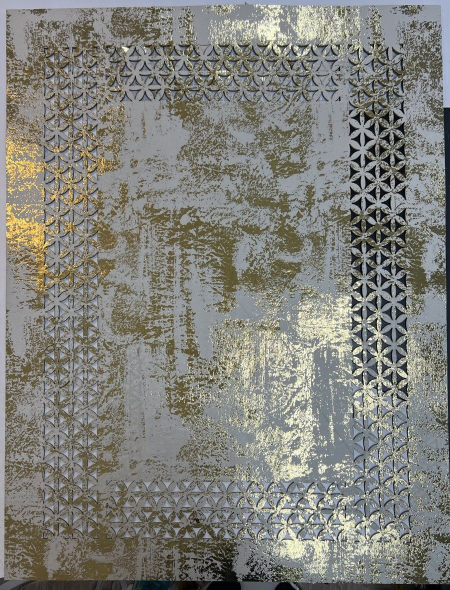
#> input picture uretim_takip/uretim/tasarim_varlik/foto_model/BNA-027.jpg, 900 x 1180 px, given in place of BNA-027.jpg.jpg, which was not available (shown at 1/2 size)
$ python duzle.py ../../uretim_takip/uretim/tasarim_varlik/foto_model/BNA-027.jpg
#> lines starting #> are read from the running program, lines starting #| are printed output that depends on the picture; after the words box and inside, x2 and y2 are one past the last pixel; in counts of white or black regions, pixels touching at a corner belong together
"""Kullanıcının beton zemin üzerinde çektiği halı fotoğraflarını (tasarim_varlik/foto_model/KOD.jpg) düzleştirir
(yalnız geliştirmede): halı zeminden renk farkıyla ayrılır, dört köşe bulunur (elle verilebilir), perspektif
düzeltilip halı dikdörtgen olarak tasarim_varlik/foto_duz/KOD.jpg'e yazılır (foto_temel bunu katalog fotoğrafı
yerine kullanır). Kullanım (uretim_takip içinde): python ../is_belgeleri/foto_halka/duzle.py KOD[:x0,y0,x1,y1,x2,y2,x3,y3] …
köşe sırası: sol üst, sağ üst, sağ alt, sol alt.
"""
import sys
from pathlib import Path

from PIL import Image, ImageChops, ImageDraw, ImageFilter

KAYNAK = Path("uretim/tasarim_varlik/foto_model")
HEDEF = Path("uretim/tasarim_varlik/foto_duz")


def koseler(foto):
    k = foto.filter(ImageFilter.GaussianBlur(2))
    W, H = k.size
    zemin = [k.getpixel((x, y)) for x, y in ((5, 5), (W - 6, 5), (5, H - 6), (W - 6, H - 6))]
    z = tuple(sum(c[i] for c in zemin) // 4 for i in range(3))
    fark = ImageChops.difference(k, Image.new("RGB", k.size, z)).convert("L").point(lambda q: 255 if q > 28 else 0)
    fark = fark.filter(ImageFilter.MaxFilter(9)).filter(ImageFilter.MinFilter(9))
    # en büyük parça: ortadan taşma
    t = fark.copy()
    ImageDraw.floodfill(t, (W // 2, H // 2), 128)
    m = t.point(lambda q: 255 if q == 128 else 0)
    px = m.load()
    noktalar = [(x, y) for y in range(0, H, 2) for x in range(0, W, 2) if px[x, y]]
    su = min(noktalar, key=lambda p: p[0] + p[1])
    sa = max(noktalar, key=lambda p: p[0] - p[1])
    sga = max(noktalar, key=lambda p: p[0] + p[1])
    sla = min(noktalar, key=lambda p: p[0] - p[1])
    return [su, sa, sga, sla]


def duzle(foto, k, genislik=800):
    (x0, y0), (x1, y1), (x2, y2), (x3, y3) = k
    w = ((x1 - x0) + (x2 - x3)) / 2
    h = ((y3 - y0) + (y2 - y1)) / 2
    G, Y = genislik, round(genislik * h / w)
    # PIL QUAD: hedef dikdörtgen ← kaynak dörtgen (sol üst, sol alt, sağ alt, sağ üst)
    return foto.transform((G, Y), Image.Transform.QUAD, (x0, y0, x3, y3, x2, y2, x1, y1), Image.BICUBIC)


def main():
    HEDEF.mkdir(parents=True, exist_ok=True)
    for arg in sys.argv[1:]:
        kod, _, elle = arg.partition(":")
        foto = Image.open(KAYNAK / f"{kod}.jpg").convert("RGB")
#> foto is the input picture: PIL image 900x1180 RGB; mean R, G, B 129.5, 129.4, 123.3
        k = [tuple(map(int, elle.split(",")[i:i + 2])) for i in range(0, 8, 2)] if elle else koseler(foto)
#> in koseler, `k = foto.filter(ImageFilter.GaussianBlur(2))`:
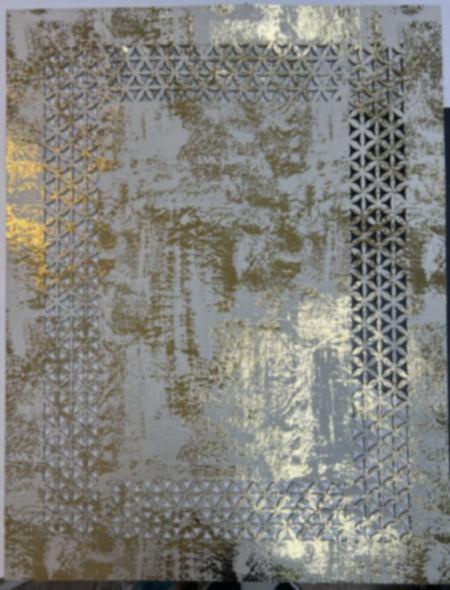
#> k: PIL image 900x1180 RGB (shown at 1/2 size); mean R, G, B 129.5, 129.4, 123.3
#> in koseler, `zemin = [k.getpixel((x, y)) for x, y in ((5, 5), (W - 6, 5), (5, H - 6..`: zemin = [(172, 174, 189), (164, 175, 204), (90, 91, 95), (13, 17, 20)]
#> in koseler, `z = tuple(sum(c[i] for c in zemin) // 4 for i in range(3))`: z = (109, 114, 127)
#> in koseler, `fark = ImageChops.difference(k, Image.new("RGB", k.size, z)).convert("..`:
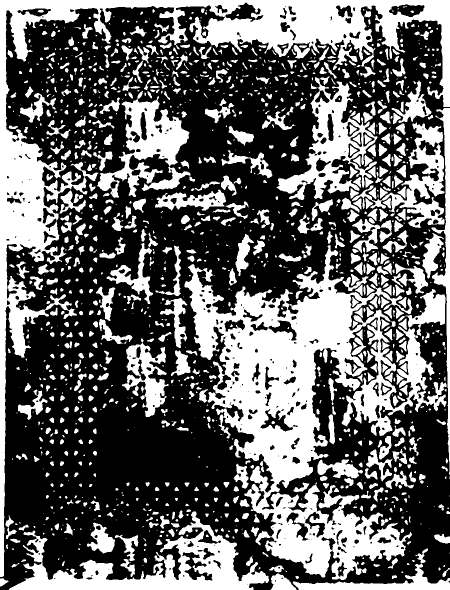
#> fark: PIL image 900x1180 L (shown at 1/2 size); 39.6% white; 1551 white regions (673 under 20 px), largest, box (x1, y1, x2, y2) and area: (369, 490, 893, 1160) 120066, (0, 0, 900, 1154) 91298, (18, 1023, 538, 1180) 26096
#> in koseler, `fark = fark.filter(ImageFilter.MaxFilter(9)).filter(ImageFilter.MinFil..`:
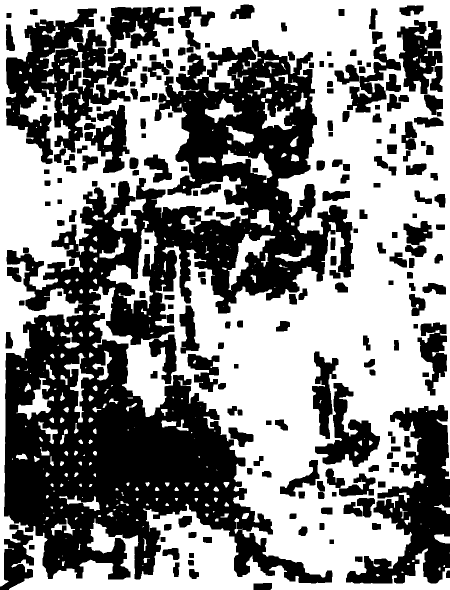
#> fark: PIL image 900x1180 L (shown at 1/2 size); 52.8% white; 212 black regions, largest, box (x1, y1, x2, y2) and area: (8, 80, 708, 1167) 313143, (12, 17, 261, 328) 35981, (692, 810, 900, 1167) 33778
#> in koseler, `ImageDraw.floodfill(t, (W // 2, H // 2), 128)`:
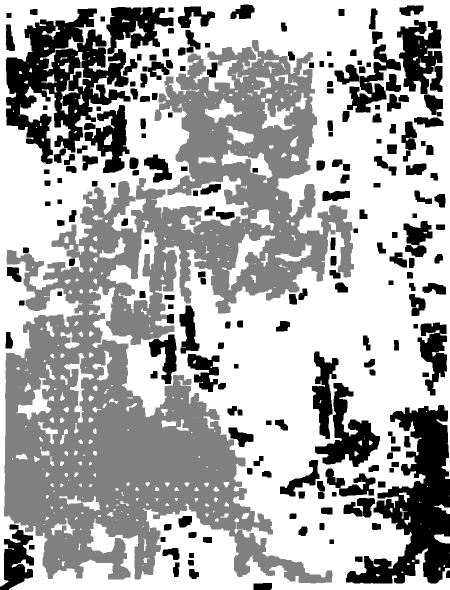
#> t: PIL image 900x1180 L (shown at 1/2 size); min 0, max 255, mean 172.4
#> in koseler, `m = t.point(lambda q: 255 if q == 128 else 0)`:
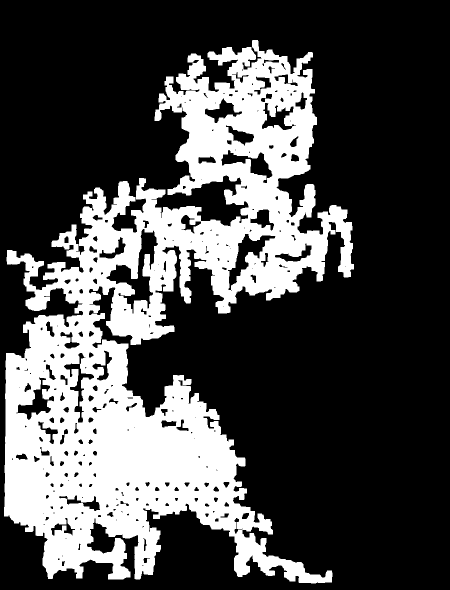
#> m: PIL image 900x1180 L (shown at 1/2 size); 29.4% white; 1 white region, box (x1, y1, x2, y2) and area: (8, 80, 708, 1167) 312709
#> in koseler, `noktalar = [(x, y) for y in range(0, H, 2) for x in range(0, W, 2) if ..`: noktalar = 78160 items
#> in koseler, `su = min(noktalar, key=lambda p: p[0] + p[1])`: su = (332, 154)
#> in koseler, `sa = max(noktalar, key=lambda p: p[0] - p[1])`: sa = (624, 104)
#> in koseler, `sga = max(noktalar, key=lambda p: p[0] + p[1])`: sga = (662, 1164)
#> in koseler, `sla = min(noktalar, key=lambda p: p[0] - p[1])`: sla = (96, 1156)
#> k = [(332, 154), (624, 104), (662, 1164), (96, 1156)]
        duzle(foto, k).save(HEDEF / f"{kod}.jpg", quality=90)
#> in duzle, `(x0, y0), (x1, y1), (x2, y2), (x3, y3) = k`: x0 = 332; y0 = 154; x1 = 624; y1 = 104; x2 = 662; y2 = 1164; x3 = 96; y3 = 1156
#> in duzle, `w = ((x1 - x0) + (x2 - x3)) / 2`: w = 429
#> in duzle, `h = ((y3 - y0) + (y2 - y1)) / 2`: h = 1031
#> in duzle, `G, Y = genislik, round(genislik * h / w)`: G = 800; Y = 1923
#> in duzle, `return foto.transform((G, Y), Image.Transform.QUAD, (x0, y0, x3, y3, x..`:
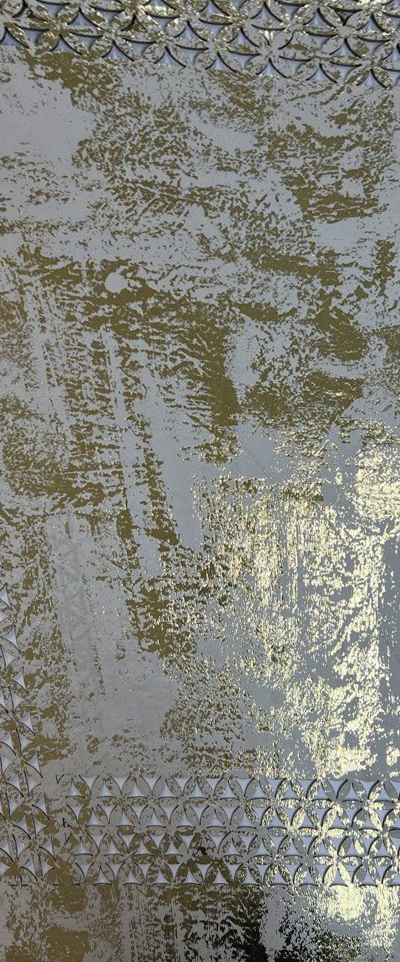
#> returned value: PIL image 800x1923 RGB (shown at 1/2 size); mean R, G, B 129.3, 129.4, 121.7
        print(kod, k)
#| ../../uretim_takip/uretim/tasarim_varlik/foto_model/BNA-027.jpg [(332, 154), (624, 104), (662, 1164), (96, 1156)]


if __name__ == "__main__":
    main()
